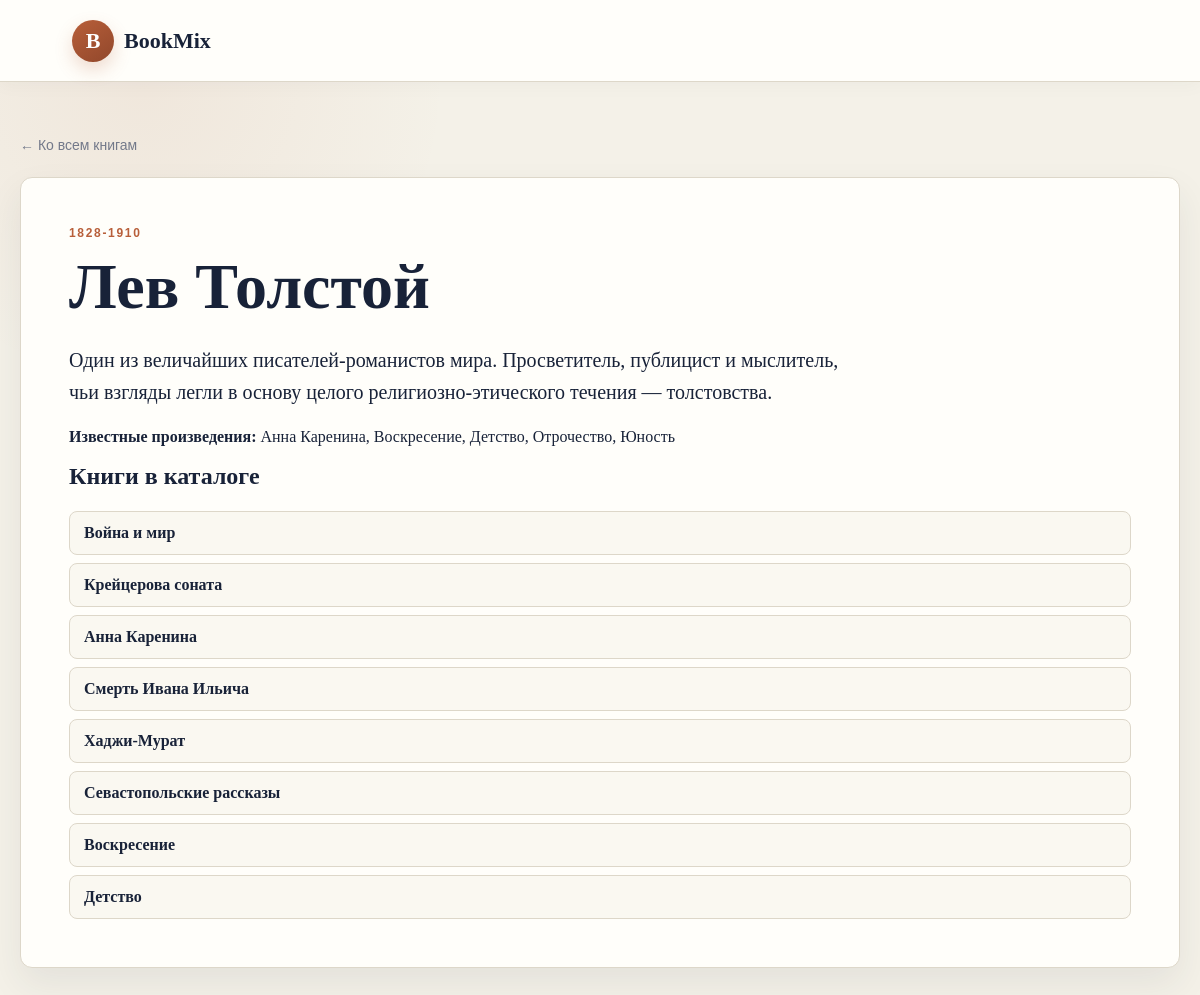
/authors/17/, run on an earlier commit of the app's database.
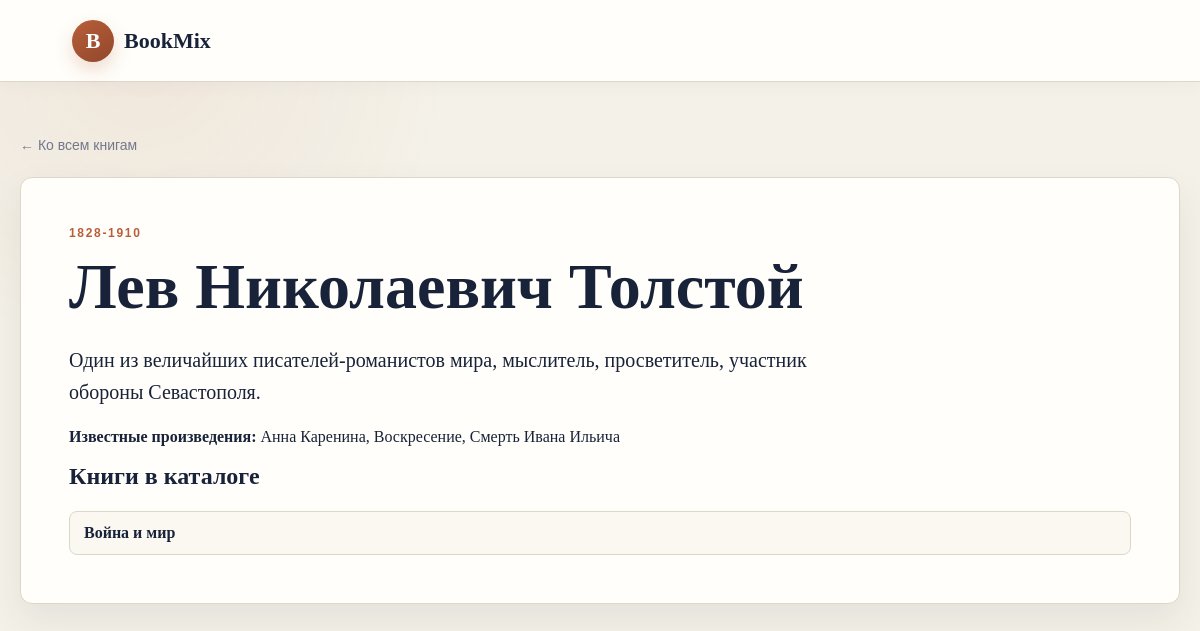
And on a later commit of the database.
### books/models.py (models this page shows, shortened)
class Author(models.Model):
    name = models.CharField(max_length=200)
    img_src = models.URLField(blank=True, null=True)
    years_of_age = models.CharField(max_length=50)
    bio = models.TextField()
    works = models.TextField()

class Book(models.Model):
    title = models.CharField(max_length=200)
    author = models.ForeignKey(
        Author,
        on_delete=models.CASCADE,
        related_name='books'
    )
    img_src = models.URLField(blank=True, null=True)
    publication_date = models.DateField()
    short_desc = models.TextField()

### mysite/views.py (the view)
# urls.py: path('authors/<int:author_id>/', views.author_detail, name='author_detail'),
def author_detail(request, author_id):
    author = get_object_or_404(
        Author.objects.prefetch_related("books"),
        id=author_id,
    )
    return render(request, "author_detail.html", {"author": author})

### mysite/templates/author_detail.html (shortened to what this page needs)
{% load static %}
<!DOCTYPE html>
<html lang="ru">
<head>
    <link rel="stylesheet" href="{% static 'css/style.css' %}?v=20261121">
</head>
<body>
    <header class="site-header">
        <a class="brand" href="{% url 'home' %}"><span class="brand-mark">B</span><span>BookMix</span></a>
    </header>
    <main>
        <a class="back-link" href="{% url 'home' %}">← Ко всем книгам</a>
        <article class="author-profile">
            <p class="eyebrow">{{ author.years_of_age }}</p>
            <h1>{{ author.name }}</h1>
            <p class="lead">{{ author.bio }}</p>
            {% if author.works %}<p><strong>Известные произведения:</strong> {{ author.works }}</p>{% endif %}
            <h2>Книги в каталоге</h2>
            <ul class="author-books">
                {% for book in author.books.all %}
                <li><a href="{% url 'book_detail' book_id=book.id %}">{{ book.title }}</a></li>
                {% empty %}
                <li>Книги пока не добавлены.</li>
                {% endfor %}
            </ul>
        </article>
    </main>
</body>
</html>

### mysite/static/css/style.css (style rules this page uses)
:root { --ink: #182238; --muted: #73798a; --cream: #f4f1e8; --paper: #fffefa; --accent: #b85f3a; --accent-dark: #91472b; --line: #ddd7c9; --shadow: 0 16px 36px rgba(42, 47, 61, 0.08); }
* { box-sizing: border-box; }
html { scroll-behavior: smooth; }
body { margin: 0; color: var(--ink); background: radial-gradient(circle at 12% 8%, rgba(184, 95, 58, 0.07), transparent 19rem), var(--cream); font-family: Georgia, "Times New Roman", serif; }
a { color: inherit; transition: color 160ms ease, opacity 160ms ease; }
.site-header { min-height: 82px; padding: 18px clamp(20px, 6vw, 96px); display: flex; align-items: center; justify-content: space-between; gap: 24px; background: var(--paper); border-bottom: 1px solid var(--line); box-shadow: 0 3px 18px rgba(42, 47, 61, 0.035); }
.brand { display: flex; align-items: center; gap: 10px; text-decoration: none; font-size: 22px; font-weight: 700; }
.brand-mark { width: 42px; height: 42px; display: grid; place-items: center; color: white; background: linear-gradient(145deg, var(--accent), var(--accent-dark)); border-radius: 50%; box-shadow: 0 8px 18px rgba(184, 95, 58, 0.22); }
main { width: min(1180px, calc(100% - 40px)); margin: 0 auto; padding: 54px 0 80px; }
.eyebrow { margin: 0 0 8px; color: var(--accent); font-family: Arial, sans-serif; font-size: 12px; font-weight: 700; letter-spacing: 0.14em; text-transform: uppercase; }
h1, h2 { margin-top: 0; }
h1 { margin-bottom: 0; font-size: clamp(38px, 6vw, 64px); }
h2 { line-height: 1.2; }
.empty-state, .author-profile { padding: 48px; border: 1px solid var(--line); border-radius: 12px; background: var(--paper); box-shadow: var(--shadow); }
.back-link { display: inline-block; margin-bottom: 24px; color: var(--muted); text-decoration: none; font-family: Arial, sans-serif; font-size: 14px; }
.lead { font-size: 20px; line-height: 1.6; }
.author-profile h1 { margin: 10px 0 18px; }
.author-profile .lead { max-width: 780px; }
.author-books { display: grid; gap: 8px; margin: 18px 0 0; padding: 0; list-style: none; }
.author-books li { padding: 12px 14px; border: 1px solid var(--line); border-radius: 8px; background: #faf8f1; }
.author-books a { text-decoration: none; font-weight: 700; }

What changed in the data, as far as the page shows it:
removed Book: title "Крейцерова соната"
removed Book: title "Анна Каренина"
removed Book: title "Смерть Ивана Ильича"
removed Book: title "Хаджи-Мурат"
removed Book: title "Севастопольские рассказы"
removed Book: title "Воскресение"
removed Book: title "Детство"
changed Author: name "Лев Толстой" → "Лев Николаевич Толстой"; bio "Один из величайших писателей-романистов мира. Просветитель, публицист и мыслитель, чьи взгляды легли в основу целого религиозно-этического течения — толстовства." → "Один из величайших писателей-романистов мира, мыслитель, просветитель, участник обороны Севастополя."; works "Анна Каренина, Воскресение, Детство, Отрочество, Юность" → "Анна Каренина, Воскресение, Смерть Ивана Ильича"
